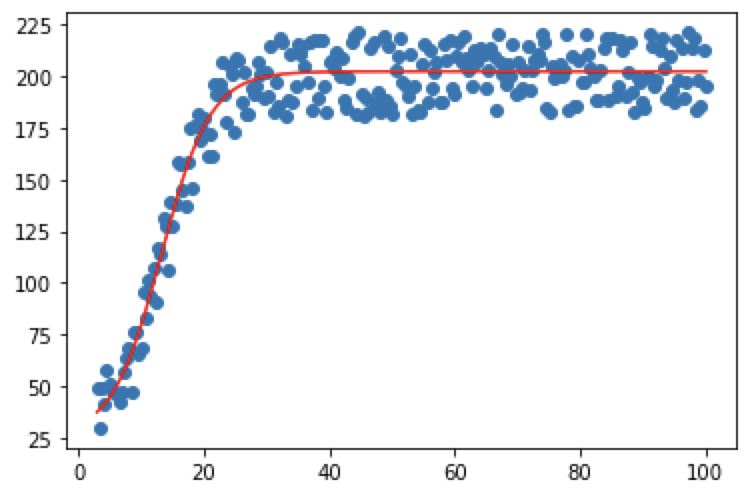

The script that drew this image:
#!/usr/bin/env python3
# -*- coding: utf-8 -*-
"""
Created on Tue Sep  7 00:12:27 2021

@author: chenyongzheng
"""

import pandas as pd
import numpy as np
from   scipy.optimize import minimize
import matplotlib.pyplot as plt

class data():
  
    
    def __init__(self):
        return
    
    def load(self,filename):
        df = pd.read_json(filename)
        return df
    
    def split(self,df):
        train = pd.DataFrame()
        test  = pd.DataFrame()
        for i in range(len(df)):
            if i%5 == 0:
                test = test.append(df.loc[i,])
            else:
                train = train.append(df.loc[i,])
        return train, test
    def normalize(self,df):
        mean_x = sum(df['x'])/len(df)
        mean_y = sum(df['y'])/len(df)
        std_x  = np.std(df['x'])
        std_y  = np.std(df['y'])
        for i in range(len(df)):
            df['x'][i] = (df['x'][i]-mean_x)/std_x
            df['y'][i] = (df['y'][i]-mean_y)/std_y
        return mean_x, mean_y, std_x, std_y, df
    
preprocess = data()
df = preprocess.load('weight.json')    
age = df['x'].tolist()
mean_x, mean_y, std_x, std_y, df = preprocess.normalize(df)
train, test = preprocess.split(df)
train = train.reset_index(drop = True)

def logistic_regression(para):
    A  = para[0]
    w  = para[1]
    x0 = para[2]
    s  = para[3]
    global train
    mse = 0
    for i in range(len(train)):
        mse += ((A/(1+np.e**((x0-train['x'][i])/w)))+s-train['y'][i])**2
    return mse

res = minimize(logistic_regression,[0,0,0,0],method='Nelder-Mead',tol = 1e-5)
parameters = res.x

def predict(x):
    global mean_x
    global mean_y
    global std_x
    global std_y
    global parameters
    if type(x) == list:
        y = []
        for i in range(len(x)):
            res_x = (x[i]-mean_x)/std_x
            res_y = parameters[0]/(1+np.e**((parameters[2]-res_x)/parameters[1]))+parameters[3]   ## unnormalize
            uno_y = res_y*std_y+mean_y
            y.append(uno_y)
    else:
        res_x = (x-mean_x)/std_x
        res_y = parameters[0]/(1+np.e**((parameters[2]-res_x)/parameters[1]))+parameters[3]
        y = res_y*std_y+mean_y
    return y

predictions = predict(age)

plt.plot(age,predictions,color = 'red')
plt.scatter(df['x']*std_x+mean_x,df['y']*std_y+mean_y)

plt.show()
